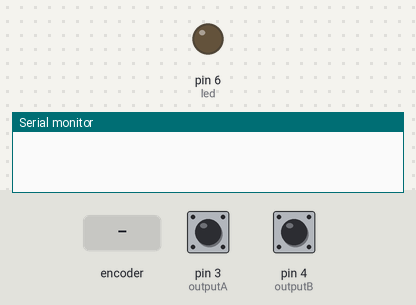
This sketch was run on a simulated Arduino Uno, built with avr-gcc and run on an emulated ATmega328P. On the bench: output pins drawn as LEDs (lit = HIGH), the last lines printed to the serial monitor. The inputs (shaded band) are chosen by the test bench; at power-on: pin 3 (outputA) HIGH, pin 4 (outputB) HIGH. Pins used as bus, display or sensor lines are not drawn.

Above: at 1.2 s.
1.3 s: rotary encoder on pin 3 (outputA) / pin 4 (outputB) turned 1 step (first pin leading)
At 1.9 s:
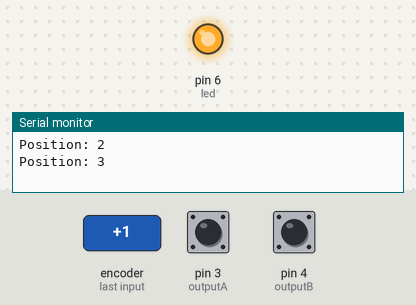
Timing chart, 0 to 4.3 s (numbered marks = the images above; inputs shaded):
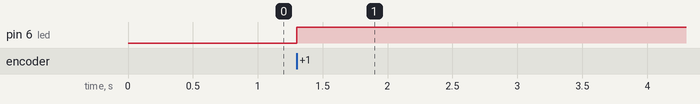

Measured:
- after the input at 1.3 s, pin 6 (led): LOW → HIGH at once

The sketch:

MCP42010_with_encoder.ino
```cpp
/*
Connection diagram on nano/uno (Mega and some others use different pins - always check you boards connections)

Pins:
MCP42***  <->   Arduino
1.  CS    <->  10. CS (can be assinged to any pin but mostly first one is used as pin 10 since its close to the others)
2.  SCK   <->  13. SCK
3.  SI    <->  11. MOSI
13. SO    <->  12. MISO  (not actually sure if this is needed for this chip)


NOTE: This is example how to control multiple digipots but i havent gotten it to work with multiple encoders.

By Kender Tasa 17.09.2018
*/
#include "SPI.h"

#define outputA 3   // define encoder pin A
#define outputB 4   // define encoder pin B
#define led 6       // Currently in this code i set 1 led to show if i reached the minium value of "counter"
int counter = 0;    // This intiates the start up value of the counter. Change this value anywhere between 1-254 to start the MCP42*** at a different resistance value
int aState;
int aLastState;

byte address = 0xDF;    // Address line. currently set to 11011111. Check datasheet page 18. First two digits "11" are dummy's second to "01" tell it to write data. Then again two dummies. And last two digits "11" tell to write to both pots inside the chip.
int CS1= 10;            // the chip select pin. Set it low to write to it and set it high aftert you have finished sending the address and value.
// int CS2= 9;          // If you want more than one digipot to be controlled by your arduino trough SPI. Grayed out cause not it use at the moment.


void setup() {
  pinMode (CS1, OUTPUT);
//  pinMode (CS2, OUTPUT);   // Grayed out cause not it use at the moment.
  SPI.begin();              // For talking to the chip
  Serial.begin(9600);       // For if you want to see the encoder "counter" value in your serial monitor

  aLastState = digitalRead(outputA);
  pinMode(led, OUTPUT);
}

void loop() {

  aState = digitalRead(outputA);

  counter = constrain(counter, 1 , 254);  // Constrained the value of the counter so when you keep turning you wouldn't fo from Max value back to min value if you over turn. Also its 1-254 not 0-255 because my encoder would sometimes still make the resistor value jump over from min to max or max to min.


  if (aState != aLastState) {

    if (digitalRead(outputB) != aState) {
      counter ++;
      digitalWrite(CS1, LOW);         // if you have more then 1 chip just assing a new CS pin ( or uncomment the CS2 lines from above) and use these 4 lines of code to send the new value to the chip.
      SPI.transfer(address);          // This is the "byte address = 0xDF; " line
      SPI.transfer(counter);          // This is the value for the digipot but you can rename the counter to any other string or value you want to send to your digipot
      digitalWrite(CS1, HIGH);        // Always end with this so your chip communications dont mess up.

    }
    else {
      counter --;
      digitalWrite(CS1, LOW);
      SPI.transfer(address);
      SPI.transfer(counter);
      digitalWrite(CS1, HIGH);

    }

    if (counter <= 3) {
      digitalWrite(led, HIGH);     // this led just show if you have reached  the low point.  you can add code "if (counter >= 253) { }" do make it also light up when at the high end of the counter value"
      }
    else {
      digitalWrite(led, LOW);  // turns the led off if the statement isin't true.

    }

    Serial.print("Position: ");
    Serial.println(counter);      // displays the counter value in serial monitor.
    aLastState = aState;


  }}
```
